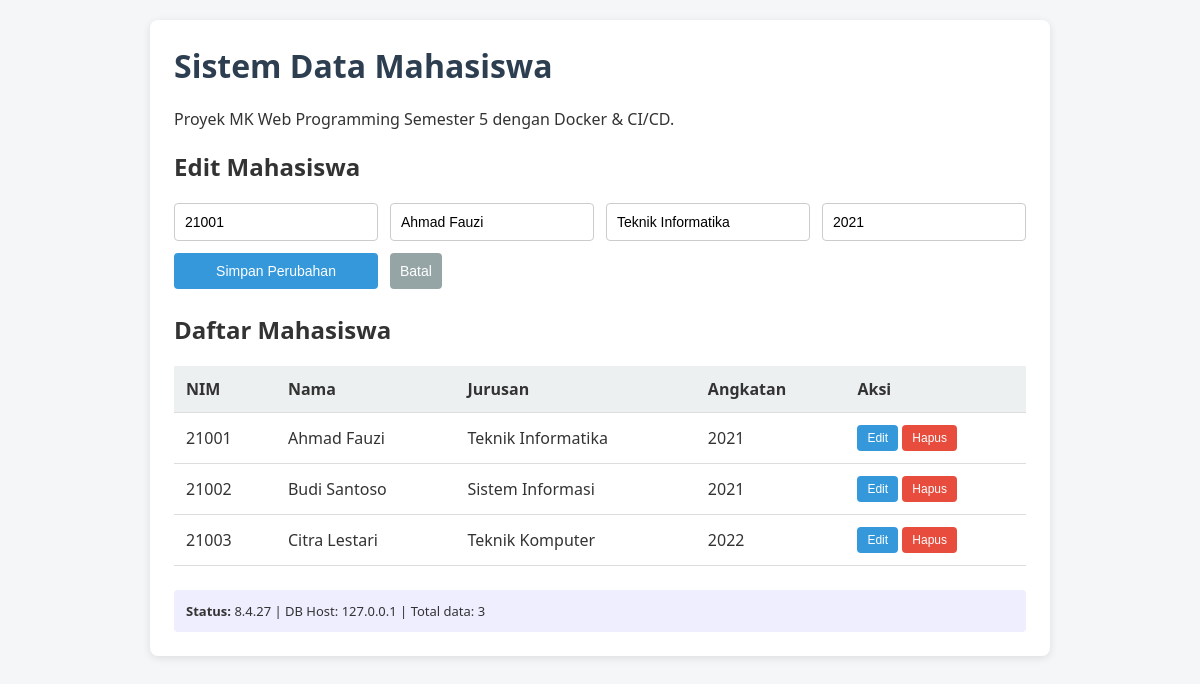
Screenshot of /?edit=1 with the database file from the repository.
### tables this page shows
CREATE TABLE IF NOT EXISTS mahasiswa (
    id INT AUTO_INCREMENT PRIMARY KEY,
    nim VARCHAR(20) NOT NULL UNIQUE,
    nama VARCHAR(100) NOT NULL,
    jurusan VARCHAR(100) NOT NULL,
    angkatan INT NOT NULL,
    created_at TIMESTAMP DEFAULT CURRENT_TIMESTAMP,
    updated_at TIMESTAMP DEFAULT CURRENT_TIMESTAMP ON UPDATE CURRENT_TIMESTAMP
);

### index.php (the view, shortened to what this page needs)
<?php
$host = getenv('DB_HOST') ?: 'localhost';
$db   = getenv('DB_NAME') ?: 'siakad';
$user = getenv('DB_USER') ?: 'siakaduser';
$pass = getenv('DB_PASSWORD') ?: 'siakadpass';
try {
    $pdo = new PDO("mysql:host=$host;dbname=$db;charset=utf8mb4", $user, $pass, [
        PDO::ATTR_ERRMODE => PDO::ERRMODE_EXCEPTION,
        PDO::ATTR_DEFAULT_FETCH_MODE => PDO::FETCH_ASSOC,
    ]);
} catch (PDOException $e) {
    die("Koneksi database gagal: " . htmlspecialchars($e->getMessage()));
}
$edit = null;
if (isset($_GET['edit'])) {
    $stmt = $pdo->prepare("SELECT * FROM mahasiswa WHERE id=?");
    $stmt->execute([$_GET['edit']]);
    $edit = $stmt->fetch();
}
$mahasiswa = $pdo->query("SELECT * FROM mahasiswa ORDER BY created_at DESC")->fetchAll();
?>
<!DOCTYPE html>
<html lang="id">
<head>
    <link rel="stylesheet" href="assets/style.css">
</head>
<body>
<div class="container">
    <h1>Sistem Data Mahasiswa</h1>
    <p>Proyek MK Web Programming Semester 5 dengan Docker & CI/CD.</p>
    <h2><?= $edit ? 'Edit Mahasiswa' : 'Tambah Mahasiswa' ?></h2>
    <form method="POST" action="?">
        <input type="text" name="nim" placeholder="NIM" required
               value="<?= htmlspecialchars($edit['nim'] ?? '') ?>">
        <input type="text" name="nama" placeholder="Nama Lengkap" required
               value="<?= htmlspecialchars($edit['nama'] ?? '') ?>">
        <input type="text" name="jurusan" placeholder="Jurusan" required
               value="<?= htmlspecialchars($edit['jurusan'] ?? '') ?>">
        <input type="number" name="angkatan" placeholder="Angkatan" required
               value="<?= htmlspecialchars($edit['angkatan'] ?? '') ?>">
        <button type="submit"><?= $edit ? 'Simpan Perubahan' : 'Tambah' ?></button>
        <?php if ($edit): ?>
            <a href="?" class="button"><button type="button" class="secondary">Batal</button></a>
        <?php endif; ?>
    </form>
    <h2>Daftar Mahasiswa</h2>
    <table>
        <thead>
            <tr>
                <th>NIM</th>
                <th>Nama</th>
                <th>Jurusan</th>
                <th>Angkatan</th>
                <th>Aksi</th>
            </tr>
        </thead>
        <tbody>
            <?php foreach ($mahasiswa as $m): ?>
                <tr>
                    <td><?= htmlspecialchars($m['nim']) ?></td>
                    <td><?= htmlspecialchars($m['nama']) ?></td>
                    <td><?= htmlspecialchars($m['jurusan']) ?></td>
                    <td><?= htmlspecialchars($m['angkatan']) ?></td>
                    <td class="actions">
                        <a href="?edit=<?= $m['id'] ?>"><button>Edit</button></a>
                        <form method="POST" action="?" onsubmit="return confirm('Yakin ingin menghapus?');">
                            <button type="submit" class="danger">Hapus</button>
                        </form>
                    </td>
                </tr>
            <?php endforeach; ?>
        </tbody>
    </table>
    <div class="status">
        <strong>Status:</strong> <?= phpversion() ?> | DB Host: <?= htmlspecialchars($host) ?> | Total data: <?= count($mahasiswa) ?>
    </div>
</div>
</body>
</html>

### assets/style.css (style rules this page uses)
* { box-sizing: border-box; }
body { font-family: 'Segoe UI', Tahoma, Geneva, Verdana, sans-serif; background: #f4f6f8; color: #333; margin: 0; padding: 20px; }
.container { max-width: 900px; margin: 0 auto; background: #fff; padding: 24px; border-radius: 8px; box-shadow: 0 2px 8px rgba(0,0,0,0.1); }
h1 { margin-top: 0; color: #2c3e50; }
form { display: grid; grid-template-columns: repeat(auto-fit, minmax(180px, 1fr)); gap: 12px; margin-bottom: 24px; }
input, button { padding: 10px; border: 1px solid #ccc; border-radius: 4px; font-size: 14px; }
button { background: #3498db; color: #fff; border: none; cursor: pointer; }
button.secondary { background: #95a5a6; }
button.danger { background: #e74c3c; }
table { width: 100%; border-collapse: collapse; margin-top: 12px; }
th, td { padding: 12px; border-bottom: 1px solid #ddd; text-align: left; }
th { background: #ecf0f1; }
.actions form { display: inline; margin: 0; }
.actions button { padding: 6px 10px; font-size: 12px; }
.status { margin-top: 24px; padding: 12px; background: #eef; border-radius: 4px; font-size: 13px; }

### rows the page displays
mahasiswa: nim "21001", nama "Ahmad Fauzi", jurusan "Teknik Informatika", angkatan "2021"
mahasiswa: nim "21002", nama "Budi Santoso", jurusan "Sistem Informasi", angkatan "2021"
mahasiswa: nim "21003", nama "Citra Lestari", jurusan "Teknik Komputer", angkatan "2022"

### other values shown
phpversion() "8.4.27"
$host "127.0.0.1"
count($mahasiswa) "3"
